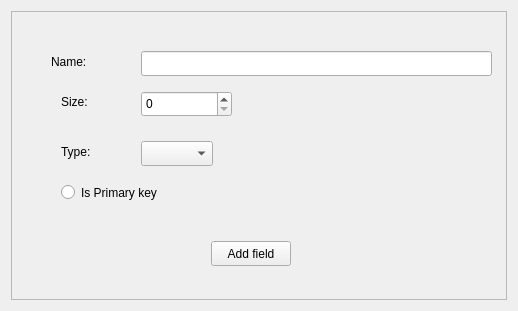
<?xml version="1.0" encoding="UTF-8"?>
<ui version="4.0">
 <class>addfieldwindow</class>
 <widget class="QWidget" name="addfieldwindow">
  <property name="geometry">
   <rect>
    <x>0</x>
    <y>0</y>
    <width>518</width>
    <height>311</height>
   </rect>
  </property>
  <property name="windowTitle">
   <string>Form</string>
  </property>
  <layout class="QVBoxLayout" name="verticalLayout">
   <item>
    <widget class="QFrame" name="frame">
     <property name="frameShape">
      <enum>QFrame::StyledPanel</enum>
     </property>
     <property name="frameShadow">
      <enum>QFrame::Raised</enum>
     </property>
     <widget class="QLabel" name="label">
      <property name="geometry">
       <rect>
        <x>40</x>
        <y>40</y>
        <width>51</width>
        <height>21</height>
       </rect>
      </property>
      <property name="text">
       <string>Name:</string>
      </property>
     </widget>
     <widget class="QLabel" name="label_2">
      <property name="geometry">
       <rect>
        <x>50</x>
        <y>80</y>
        <width>41</width>
        <height>21</height>
       </rect>
      </property>
      <property name="text">
       <string>Size:</string>
      </property>
     </widget>
     <widget class="QLineEdit" name="lineEdit_name">
      <property name="geometry">
       <rect>
        <x>130</x>
        <y>40</y>
        <width>351</width>
        <height>25</height>
       </rect>
      </property>
     </widget>
     <widget class="QSpinBox" name="spinBox_size">
      <property name="geometry">
       <rect>
        <x>130</x>
        <y>80</y>
        <width>91</width>
        <height>26</height>
       </rect>
      </property>
     </widget>
     <widget class="QLabel" name="label_3">
      <property name="geometry">
       <rect>
        <x>50</x>
        <y>130</y>
        <width>41</width>
        <height>21</height>
       </rect>
      </property>
      <property name="text">
       <string>Type: </string>
      </property>
     </widget>
     <widget class="QComboBox" name="comboBox_type">
      <property name="geometry">
       <rect>
        <x>130</x>
        <y>130</y>
        <width>72</width>
        <height>25</height>
       </rect>
      </property>
     </widget>
     <widget class="QRadioButton" name="radioButton_isPK">
      <property name="geometry">
       <rect>
        <x>50</x>
        <y>170</y>
        <width>101</width>
        <height>23</height>
       </rect>
      </property>
      <property name="text">
       <string>Is Primary key</string>
      </property>
     </widget>
     <widget class="QPushButton" name="pushButton_addField">
      <property name="geometry">
       <rect>
        <x>200</x>
        <y>230</y>
        <width>80</width>
        <height>25</height>
       </rect>
      </property>
      <property name="text">
       <string>Add field</string>
      </property>
     </widget>
    </widget>
   </item>
  </layout>
 </widget>
 <resources/>
 <connections/>
</ui>
